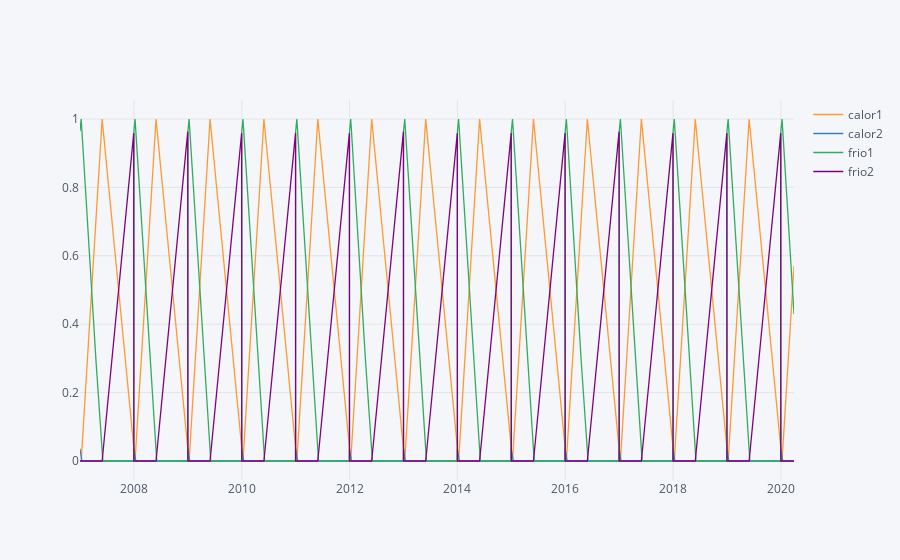

Write notebook code for a chart like this one.
### Code cell
triangular1().iplot()

### Figure 1 — Plotly figure (JSON) as saved in the notebook; plotly's stock layout.template omitted (floating-point values rounded to 4 significant figures; data arrays with more than 128 entries replaced by an {"elided": "..."} marker saying what was removed)
{"data": [{"line": {"color": "rgba(255, 153, 51, 1.0)", "dash": "solid", "shape": "linear", "width": 1.3}, "mode": "lines", "name": "calor1", "text": "", "type": "scatter", "x": {"elided": "4838 str values"}, "y": {"elided": "4838 float values"}}, {"line": {"color": "rgba(55, 128, 191, 1.0)", "dash": "solid", "shape": "linear", "width": 1.3}, "mode": "lines", "name": "calor2", "text": "", "type": "scatter", "x": {"elided": "4838 str values"}, "y": {"elided": "4838 float values"}}, {"line": {"color": "rgba(50, 171, 96, 1.0)", "dash": "solid", "shape": "linear", "width": 1.3}, "mode": "lines", "name": "frio1", "text": "", "type": "scatter", "x": {"elided": "4838 str values"}, "y": {"elided": "4838 float values"}}, {"line": {"color": "rgba(128, 0, 128, 1.0)", "dash": "solid", "shape": "linear", "width": 1.3}, "mode": "lines", "name": "frio2", "text": "", "type": "scatter", "x": {"elided": "4838 str values"}, "y": {"elided": "4838 float values"}}], "layout": {"legend": {"bgcolor": "#F5F6F9", "font": {"color": "#4D5663"}}, "paper_bgcolor": "#F5F6F9", "plot_bgcolor": "#F5F6F9", "title": {"font": {"color": "#4D5663"}}, "xaxis": {"gridcolor": "#E1E5ED", "showgrid": true, "tickfont": {"color": "#4D5663"}, "title": {"font": {"color": "#4D5663"}, "text": ""}, "zerolinecolor": "#E1E5ED"}, "yaxis": {"gridcolor": "#E1E5ED", "showgrid": true, "tickfont": {"color": "#4D5663"}, "title": {"font": {"color": "#4D5663"}, "text": ""}, "zerolinecolor": "#E1E5ED"}}}
